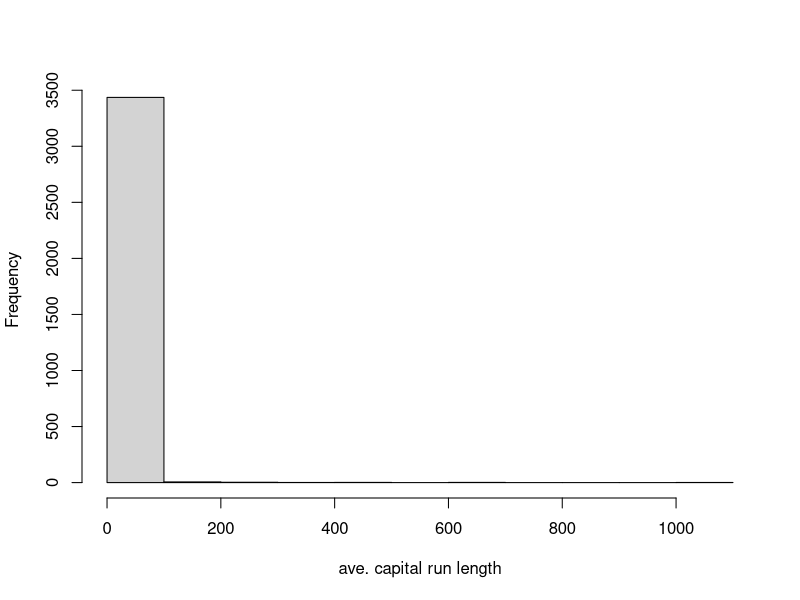
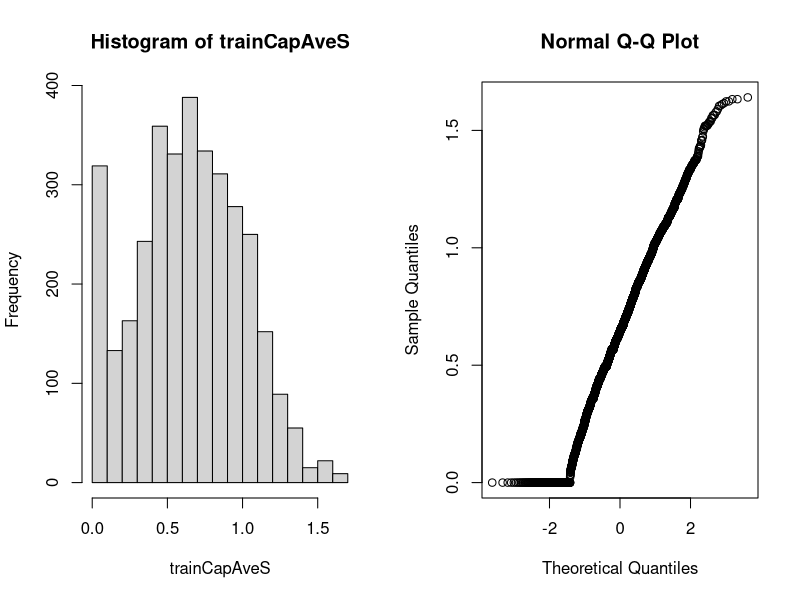

Generate these figures, in order, with R:
library(caret);
library(kernlab);
library(RANN)

#Setting up data sets (more on CE_DataSlicing.r)
data(spam) #loads an example data file from kernlab
inTrain <- createDataPartition(y=spam$type,p = .75, list=FALSE) #used so that we have 75% of data to train the model
training <- spam[inTrain,]
testing <- spam[-inTrain,]

#Histogram of number of capital letters in a row
hist(training$capitalAve, main="", xlab= "ave. capital run length")
#This shows us how very skewed the data is, and may suggest we should preprocess.

#Also look at the mean and SD, revealing how variable the data set is.
mean(training$capitalAve); sd(training$capitalAve)

#standardizing, I believe this is exactly the same as a z-score
trainCapAve <- training$capitalAve
trainCapAveS <- (trainCapAve - mean(trainCapAve)) / sd(trainCapAve)
#Now the mean is 0 and SD is 1

#When we want to look at testing set, we must use standardized training set:
testCapAve <- testing$capitalAve
testCapAveS <- (testCapAve - mean(trainCapAve)) / sd(trainCapAve)
#Notice the mean and SD won't be exactly 0 and 1, but hopefully close.

#Also can use preprocess function from caret:
preObj <- preProcess(training[,-58], method=c("center", "scale"))
trainCapAveS <- predict(preObj, training[,-58])$capitalAve #Excludes 58 because it's the outcome we care about
#This centers and scales every variable. This  should do exactly the same thing as above.
mean(trainCapAveS);sd(trainCapAveS) #Again notice the mean is 0 and SD is 1.

#And just like before we can use the training set transformation to predict the testing set.
testCapAveS <- predict(preObj, testing[-58])$capitalAve
mean(testCapAveS);sd(testCapAveS)

#Another option is to send in the preprocessing function as an argument to the model:
modelFit <- train(type ~., data=training, preProcess=c("center","scale"), method="glm")
#The preprocess function here will center and scale all predictors before entering them into the model.

#################Other types of transformations

#Boxcox transformations take continuous data and try to make them look like normal data
#Done using parameters estimating maximum liklihood. This transormation is good for skewed data,
#however because it's meant for continuous data, it doesn't do well with repeated elements. In this case 0 is 
#often repeated and the histogram below should show a fairly normal curve, but does transform the 0s well.
preObj <- preProcess(training[,-58], method=c("BoxCox"))
trainCapAveS <- predict(preObj, training[,-58])$capitalAve
par(mfrow=c(1,2)); hist(trainCapAveS); qqnorm(trainCapAveS)


#We can also impute data when there are many missing values.
##K nearest neighbors imputation:
set.seed(13343)

#make some values NA
training$capAve <- training$capitalAve #creates a new capave variable
selectNA <- rbinom(dim(training)[1], size=1, prob=0.05)==1
training$capAve[selectNA] <- NA
#now capave is just like the capitalAve variable except it has a subset of variables missing.

#Impute and standardize
#Again using preprocess can impute using k nearest neighbors imputation:
preObj <- preProcess(training[, -58], method="knnImpute")
capAve <- predict(preObj, training[,-58])$capAve
#finds the k (ex.10) nearest data vectors that are most like the data vector with the missing value, and average 
#the values of the variable thats missing, and impute them at that position.
#Now we predict on our training set all the new values including the ones that have beein imputed
#with the k nearest neighbors imputation algorithm

#Standardize true values
#Same standardization method we used before (z-scoring)
capAveTruth <- training$capitalAve
capAveTruth <- (capAveTruth-mean(capAveTruth)) / sd(capAveTruth)

#Looking at the data
quantile(capAve - capAveTruth) #comparison between imputed values and values that were truly there before making them NAs
#This above will tell us how much of a difference the imputing made.
#Because they are all very close to 0, the imputation worked relatively well.

#Looking at the same as above but only
quantile((capAve - capAveTruth)[selectNA])

#Looking at the ones that aren't NA only.
quantile((capAve - capAveTruth)[!selectNA])
#Comparing the above to quantile outputs will show the influence of the NAs
